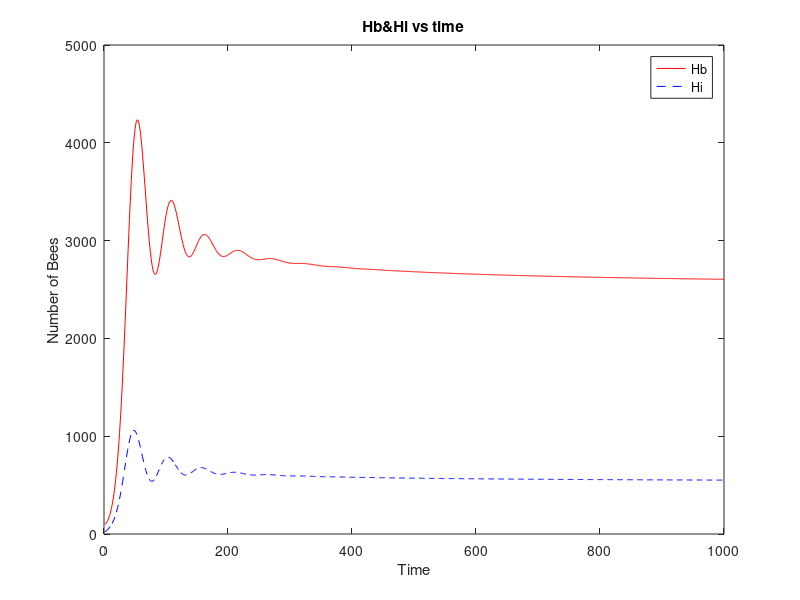
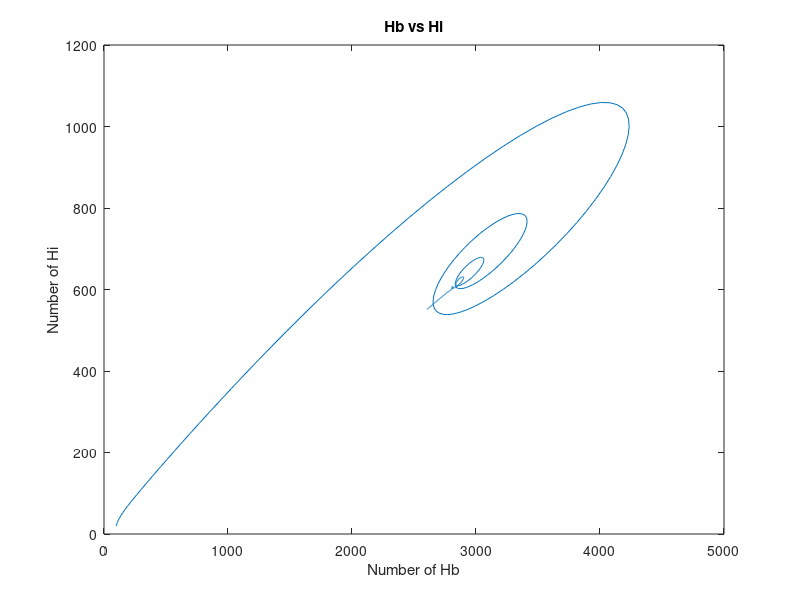

Recreate these plots in MATLAB, in order.
clc;                                               % Clears the screen
clear all;

t=1; t_end=1000;%How long the day is

L=1500;
w=10000;
Alpha=0.25;
Sigma=0.75;
m=0.24;% I got those data from the research

Hb = zeros(t_end,1);
Hi = zeros(t_end,1);

Hb(1) = 100;% How many Hb and Hi in the day 1
Hi(1) = 20;
x=[Hb;Hi];
day=1;                                    
f1=@(x,y) L.*(x)/(w+x)-Alpha.*x+Sigma.*x.*(y./(x+y));
f2=@(x,y,z) Alpha.*x-Sigma.*x.*(y./(x-y))-(m.*z./(z+45)).*y; %Because useually a bee can live 45 days 
F_xy = @(x,y,z)[f1(x,y);f2(x,y,z)];                    


for i=1:(t_end-1)
    
    k_1 = F_xy(Hb(i),Hi(i),day); 
    
    k_2 = F_xy(Hb(i)+0.5*t,Hi(i)+0.5*t*k_1,day);
    k_3 = F_xy((Hb(i)+0.5*t),(Hi(i)+0.5*t*k_2),day);
    k_4 = F_xy((Hb(i)+t),(Hi(i)+k_3*t),day);
    
    Hb(i+1) = Hb(i) + (1/6)*(k_1(1)+2*k_2(1)+2*k_3(1)+k_4(1))*t;
    Hi(i+1) = Hi(i) + (1/6)*(k_1(2)+2*k_2(2)+2*k_3(2)+k_4(2))*t;

    day=day+1;
end
 
time=1:1:t_end;%figures are in here
figure(1);%Hb and Hi vs time
plot(time,Hb,'r-');
hold on;
plot(time,Hi,'b--');
title('Hb&Hi vs time');
xlabel('Time');
ylabel('Number of Bees');
legend('Hb','Hi');

figure(2);%Hb vs Hi
plot(Hb,Hi);
title('Hb vs Hi');
xlabel('Number of Hb');
ylabel('Number of Hi');

for i=1:1:t_end
fprintf('point is %8.4e %8.4e and the rate is %8.4e\n',Hb(i),Hi(i),Hb(i)/Hi(i) );
end
